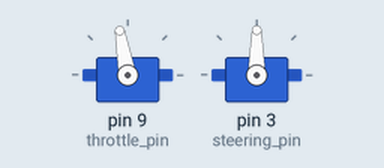
The sketch below on a simulated Arduino Uno, built with avr-gcc and run on an emulated ATmega328P. Parts: 2 × servo.

Above: at 2.9 s.
Timing chart, 0 to 4.4 s (numbered marks = the images above):
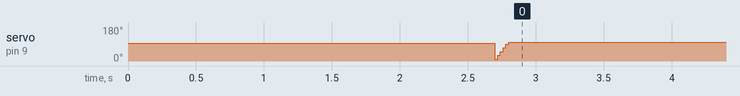

Measured:
- by itself, servo on pin 9 (throttle_pin): 93° → 100° at 2.7 s

The sketch:

Motorcycle_v2.ino
```cpp
#include <Servo.h>

byte throttle_pin = 9;
byte steering_pin = 3;
int cur_speed = 0;
int cur_pos = 90;

Servo throttle_servo;
Servo steering_servo;

void setup() {
    //Serial.begin(9600);
    throttle_servo.attach(throttle_pin);
    steering_servo.attach(steering_pin);

    throttle_servo.write(1500); // send stop signal

    delay(700);
}

void loop() {
    // set to 2/5 max speed
//    delay(6000);
    // cur_speed = 1700;
    // throttle_servo.writeMicroseconds(cur_speed);
    // cur_pos = 140;
    // steering_servo.write(cur_pos);
    // delay(4000);
//
//    cur_speed = 0;
//    cur_pos = 90;
//    throttle_servo.write(cur_speed);
//    steering_servo.write(cur_pos);

    delay(2000);
    speed_up(100, 10);
//    turn_right(140, 10);
//    delay(2000);
//    turn_right(180, 10);
//    delay(2000);
//    turn_left(90, 10);
//    delay(1000);
//    turn_left(0, 10);
//    delay(3000);
//    speed_down(0,10);
//    turn_right(90,10);
//    delay(5000);
}

void turn_right(int position, int time_delay) {
  int pos_dif = position - cur_pos;
  if (position > cur_pos) {
    for (int i = 0; i < pos_dif; i += 10) {
      cur_pos += 10;
      steering_servo.write(cur_pos);
      delay(time_delay);
    }
  }
}

void turn_left(int position, int time_delay) {
  int pos_dif = cur_pos - position;
  if (position < cur_pos) {
    for (int i = 0; i < pos_dif; i += 10) {
      cur_pos -= 10;
      steering_servo.write(cur_pos);
      delay(time_delay);

    }
  }
}

void speed_up(int new_speed, int time_delay) {
  // Serial.println(cur_speed);
  // Serial.println(new_speed);
  int speed_dif = new_speed -cur_speed;
  if (new_speed > cur_speed) {
    for (int i = 0; i < speed_dif; i += 10) {
      cur_speed += 10;
      throttle_servo.write(cur_speed);
      delay(time_delay);
      // Serial.println(i);
      // Serial.println(cur_speed);
    }
  }
}

void speed_down(int new_speed, int time_delay) {
  //throttle_servo.writeMicroseconds(1500);
  int speed_dif = cur_speed - new_speed;
  if (new_speed < cur_speed) {
    for (int i = 0; i < speed_dif; i += 10) {
      cur_speed -= 10;
      throttle_servo.write(cur_speed);
      delay(time_delay);
    }
  }
}
```
